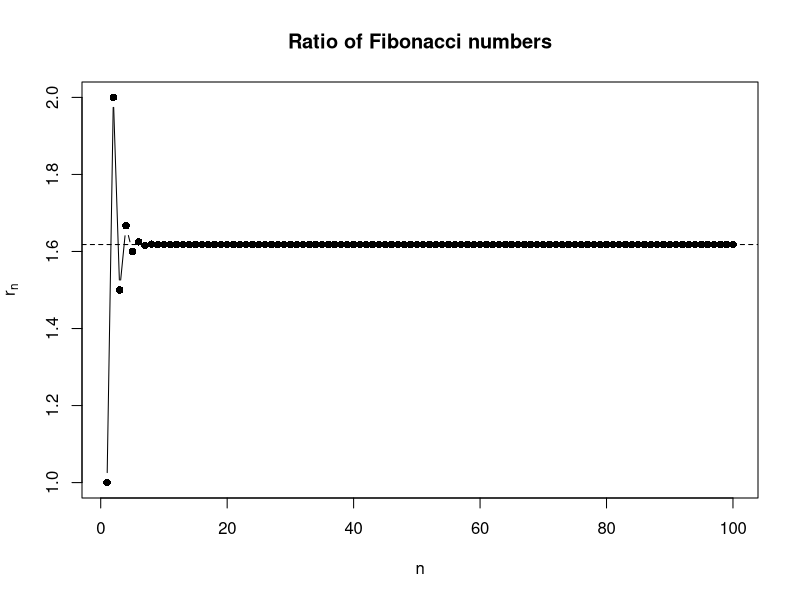
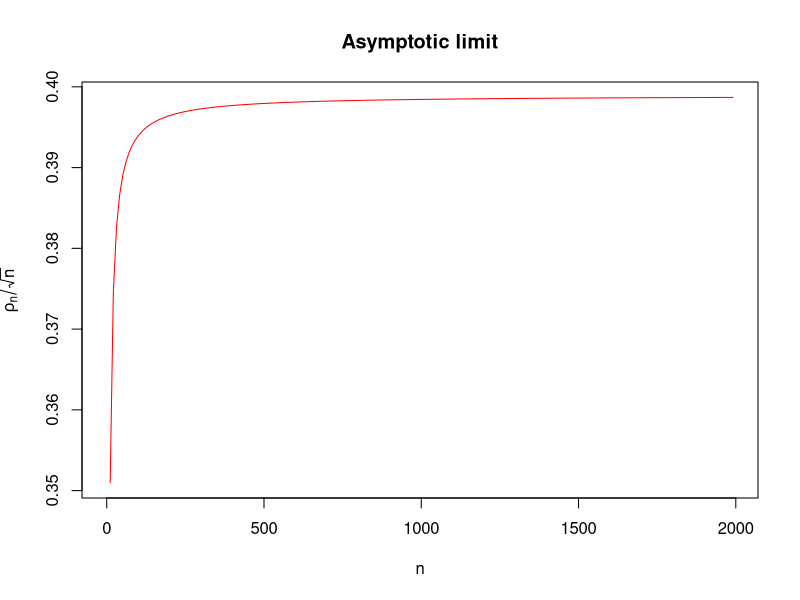

Here is the R script that generated these plots, in order:
## ---- chunk 1
knitr::opts_chunk$set(echo = TRUE)
## ---- chunk 2
fibonacci_for_loop <- function(n){
  F <- numeric(n + 1)
  F[1] <- 1
  F[2] <- 1
  
  if (n >= 2) {
    for (i in 3:(n + 1)) {
      F[i] <- F[i - 1] + F[i - 2]
    }
  }
  
  r <- numeric(n)
  for (i in 1:n) {
    r[i] <- F[i + 1] / F[i]
  }
  
  r
}

fibonacci_while_loop <- function(n){
  F <- numeric(n + 1)
  F[1] <- 1
  F[2] <- 1
  
  i <- 3
  while (i <= n + 1) {
    F[i] <- F[i - 1] + F[i - 2]
    i <- i + 1
  }
  
  r <- numeric(n)
  i <- 1
  while (i <= n) {
    r[i] <- F[i + 1] / F[i]
    i <- i + 1
  }
  r
}
## ---- chunk 3
library(microbenchmark)

microbenchmark(
  fibonacci_for_loop(200),
  fibonacci_while_loop(200),
  times = 100
)

microbenchmark(
  fibonacci_for_loop(2000),
  fibonacci_while_loop(2000),
  times = 100
)
## ---- chunk 4
r100 <- fibonacci_for_loop(100)

plot(
  1:100, 
  r100, 
  type = "b", 
  pch = 16,
  xlab = "n", 
  ylab = expression(r[n]),
  main = "Ratio of Fibonacci numbers"
)

# golden ratio
abline(h = (1 + sqrt(5)) / 2, lty = 2)
## ---- chunk 5
gamma_compute <- function(n){
  rho <- gamma((n-1)/2) / (gamma(1/2) * gamma((n-2)/2))
  return(rho)
}
## ---- chunk 6
gamma_compute(2000)
## ---- chunk 7
gamma_compute_large <- function(n){
  log_result <-lgamma((n - 1) / 2) - lgamma(1 / 2) - lgamma((n - 2) / 2)
  return(exp(log_result))
}

gamma_compute_large(2000)
## ---- chunk 8
N <- seq(1,2000, by = 10)

plot(N, gamma_compute_large(N)/sqrt(N), type = "l", col = "red", ylab = expression(rho[n]/sqrt(n)), xlab = "n", main = "Asymptotic limit")
#curve(log(x), add = TRUE, col="blue")
## ---- chunk 9
kwtest <- function (x, g, ...) 
{
    if (is.list(x)) {
        if (length(x) < 2L) 
            stop("'x' must be a list with at least 2 elements")
        if (!missing(g)) 
            warning("'x' is a list, so ignoring argument 'g'")
        if (!all(sapply(x, is.numeric))) 
            warning("some elements of 'x' are not numeric and will be coerced to numeric")
        k <- length(x)
        l <- lengths(x)
        if (any(l == 0L)) 
            stop("all groups must contain data")
        g <- factor(rep.int(seq_len(k), l))
        x <- unlist(x)
    }
    else {
        if (length(x) != length(g)) 
            stop("'x' and 'g' must have the same length")
        g <- factor(g)
        k <- nlevels(g)
        if (k < 2L) 
            stop("all observations are in the same group")
    }
    n <- length(x)
    if (n < 2L) 
        stop("not enough observations")
    r <- rank(x)
    TIES <- table(x)
    STATISTIC <- sum(tapply(r, g, sum)^2/tapply(r, g, length))
    STATISTIC <- ((12 * STATISTIC/(n * (n + 1)) - 3 * (n + 1))/(1 - 
        sum(TIES^3 - TIES)/(n^3 - n)))
    PARAMETER <- k - 1L
    PVAL <- pchisq(STATISTIC, PARAMETER, lower.tail = FALSE)
    names(STATISTIC) <- "Kruskal-Wallis chi-squared"
    names(PARAMETER) <- "df"
    RVAL <- list(statistic = STATISTIC, parameter = PARAMETER, 
        p.value = PVAL, method = "Kruskal-Wallis rank sum test")
    return(RVAL)
}
## ---- chunk 10
set.seed(1899)
sample1 = rnorm(100, 4,1)
sample2 = rnorm(100,5,1)
sample3 = rnorm(100,5,2)
x_list <- list(sample1 = sample1, sample2 = sample2, sample3 = sample3)
x_vec <- c(sample1, sample2, sample3)
g <- rep(1:3, each = 100)
kwtest(x_list)
kwtest(x_vec, g)
## ---- chunk 11
kw_fast <- function(x, g) {
  n <- length(x)
  if (!is.numeric(x)) stop("x must be a numeric vector!")
  if (n != length(g)) stop("'x' and 'g' must have the same length")
  if (n < 2L) stop("not enough observations")
  g <- as.factor(g)
  k <- nlevels(g)
  if (k < 2L) stop("all observations are in the same group")
  r <- rank(x)
  rank_sums <- rowsum(r, g)
  group_lengths <- tabulate(g)
  STAT <- sum(rank_sums^2 / group_lengths)
  TIES <- table(x)
  STAT <- ((12 * STAT / (n * (n + 1)) - 3 * (n + 1)) / 
          (1 - sum(TIES^3 - TIES) / (n^3 - n)))
  names(STAT) <- "Kruskal-Wallis chi-squared"
  return(STAT)
}
kw_fast(x_vec, g)
## ---- chunk 12
set.seed(1234)
m <- 1000 # number of repetitions
n <- 50   # number of individuals
X <- matrix(rt(m * n, df = 10), nrow = m)
grp <- rep(1:3, c(20, 20, 10))
## ---- chunk 13
kw_default <- function(X,g) {
  apply(X, 1, function(y) {stats:::kruskal.test.default(y, g)$statistic})
}
head(kw_default(X,grp))
## ---- chunk 14
kw_fast_multiple <- function(X,g) {
  apply(X, 1, function(y) {kw_fast(y,g)})
}
head(kw_fast_multiple(X,grp))
## ---- chunk 15
library(microbenchmark)

bench_results <- microbenchmark(default_R = kw_default(X,grp),
                                fast_custom = kw_fast_multiple(X, grp),
                                times = 10)
print(bench_results)
## ---- chunk 16
kw_fast_vector <- function(X,g) {
  if (!is.matrix(X) || !is.numeric(X)) stop("X must be a numeric matrix!")
  n <- ncol(X)
  if (n != length(g)) stop("The number of columns in 'X' must equal the length of 'g'")
  if (n < 2L) stop("not enough observations")
  
  g <- as.factor(g)
  if (nlevels(g) < 2L) stop("all observations are in the same group")
  
  R <- t(apply(X, 1, rank))
  
  D <- model.matrix(~ 0 + g) 
  rank_sums <- R %*% D
  
  group_lengths <- tabulate(g)
  STAT_base <- rowSums(sweep(rank_sums^2, 2, group_lengths, "/"))
  H_unadj <- (12 * STAT_base / (n * (n + 1))) - 3 * (n + 1)
  
  tie_sums <- apply(X, 1, function(row_data) {
    if (anyDuplicated(row_data)) {
      ties <- tabulate(match(row_data, unique(row_data)))
      sum(ties^3 - ties)
    } else {
      0 
    }
  })

  tie_correction <- 1 - tie_sums / (n^3 - n)
  
  STAT <- H_unadj / tie_correction
  
  return(STAT)
}
head(kw_fast_vector(X,grp))

bench_results_2 <- microbenchmark(default_R = kw_default(X,grp),
                                fast_custom = kw_fast_multiple(X, grp),
                                fast_custom_vec = kw_fast_vector(X, grp),
                                times = 10)
print(bench_results_2)
